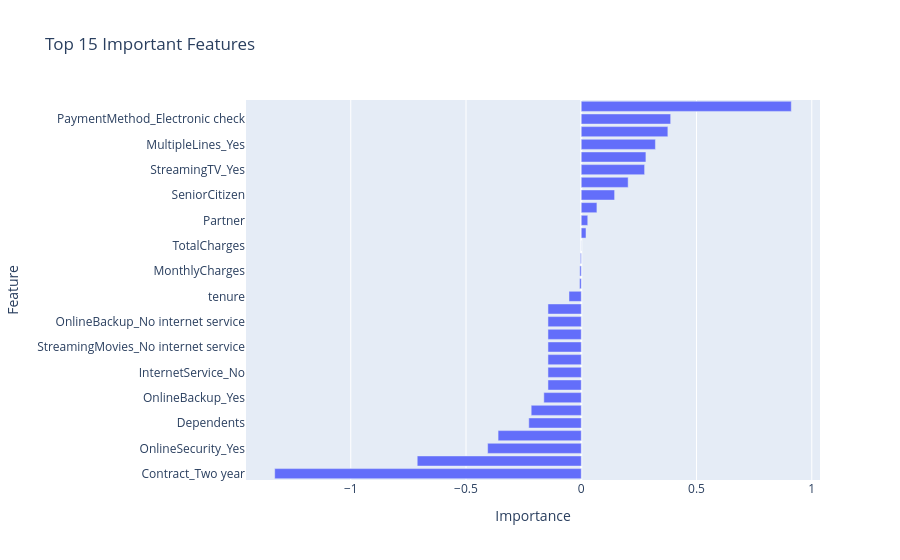

The notebook cell this image was saved under:
### Markdown cell above
## 9. Feature Importance

### Code cell
import pandas as pd
import plotly.express as px

feature_importance = pd.DataFrame({
    'Feature': X_train.columns,
    'Importance': best_model.coef_[0]
})

feature_importance = feature_importance.sort_values(
    by='Importance',
    ascending=False
)

fig = px.bar(
    feature_importance,
    x='Importance',
    y='Feature',
    orientation='h',
    title='Top 15 Important Features'
)

fig.update_layout(yaxis={'categoryorder':'total ascending'})
fig.show()

### Figure 1 — Plotly figure (JSON) as saved in the notebook; plotly's stock layout.template omitted (floating-point values rounded to 4 significant figures)
{"data": [{"alignmentgroup": "True", "hovertemplate": "Importance=%{x}<br>Feature=%{y}<extra></extra>", "legendgroup": "", "marker": {"color": "#636efa", "pattern": {"shape": ""}}, "name": "", "offsetgroup": "", "orientation": "h", "showlegend": false, "textposition": "auto", "type": "bar", "x": [0.9112, 0.3878, 0.3757, 0.3217, 0.2805, 0.2748, 0.2034, 0.1446, 0.06794, 0.02819, 0.0206, 0.0002595, -0.00382, -0.006442, -0.007598, -0.05328, -0.1445, -0.1445, -0.1445, -0.1445, -0.1445, -0.1445, -0.1445, -0.1624, -0.2172, -0.2276, -0.3609, -0.4062, -0.7116, -1.33], "xaxis": "x", "y": ["InternetService_Fiber optic", "PaymentMethod_Electronic check", "PaperlessBilling", "MultipleLines_Yes", "StreamingMovies_Yes", "StreamingTV_Yes", "MultipleLines_No phone service", "SeniorCitizen", "PaymentMethod_Mailed check", "Partner", "gender", "TotalCharges", "PaymentMethod_Credit card (automatic)", "MonthlyCharges", "DeviceProtection_Yes", "tenure", "OnlineSecurity_No internet service", "InternetService_No", "DeviceProtection_No internet service", "StreamingMovies_No internet service", "TechSupport_No internet service", "OnlineBackup_No internet service", "StreamingTV_No internet service", "OnlineBackup_Yes", "PhoneService", "Dependents", "TechSupport_Yes", "OnlineSecurity_Yes", "Contract_One year", "Contract_Two year"], "yaxis": "y"}], "layout": {"barmode": "relative", "legend": {"tracegroupgap": 0}, "title": {"text": "Top 15 Important Features"}, "xaxis": {"anchor": "y", "domain": [0, 1], "title": {"text": "Importance"}}, "yaxis": {"anchor": "x", "categoryorder": "total ascending", "domain": [0, 1], "title": {"text": "Feature"}}}}
